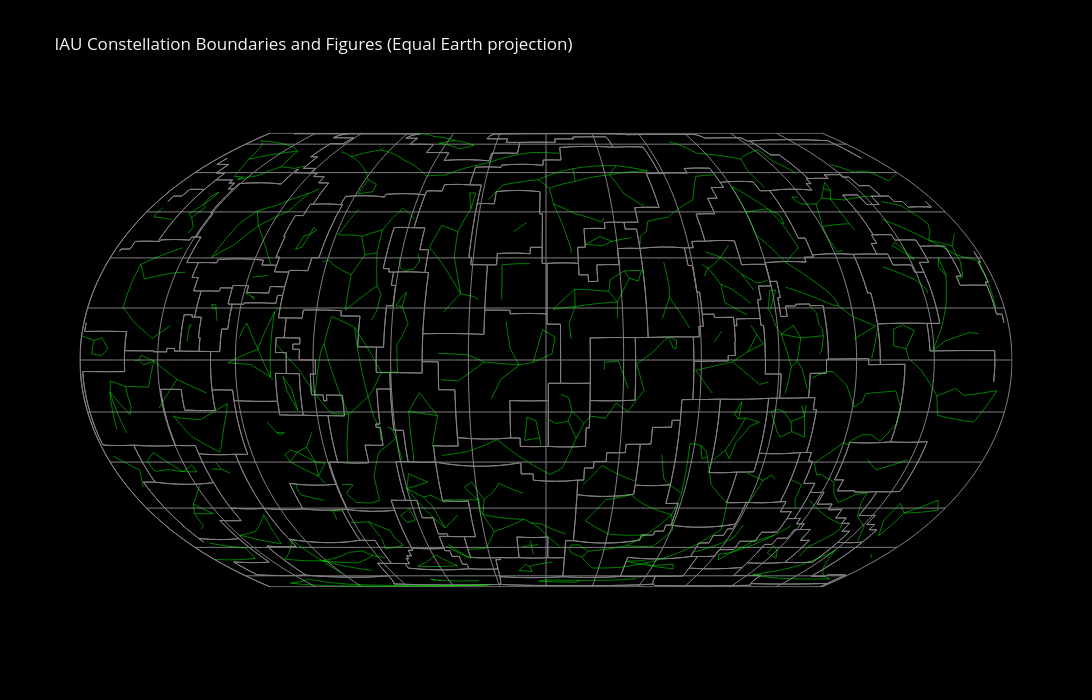

Write notebook code for a chart like this one.
### Code cell
def figure_trace(row: pd.Series) -> go.Scattergeo:
    """Build a single star-to-star connection, split into a gap if it crosses the RA 0h/24h seam."""
    lon1, lon2 = ra_h_to_lon(row["ra1_h"]), ra_h_to_lon(row["ra2_h"])
    lat1, lat2 = row["dec1_deg"], row["dec2_deg"]

    if abs(lon2 - lon1) > 180:  # seam crossing: break the line instead of drawing it the long way
        lon, lat = [lon1, None, lon2], [lat1, None, lat2]
    else:
        lon, lat = [lon1, lon2], [lat1, lat2]

    return go.Scattergeo(
        lon=lon,
        lat=lat,
        mode="lines",
        name=row["constellation"],
        line=dict(width=0.5, color="#00ff00"),
        hoverinfo="text",
        hovertext=row["constellation"],
        showlegend=False,
    )


fig.add_traces([figure_trace(row) for _, row in figures.iterrows()])
fig.update_layout(title="IAU Constellation Boundaries and Figures (Equal Earth projection)")
